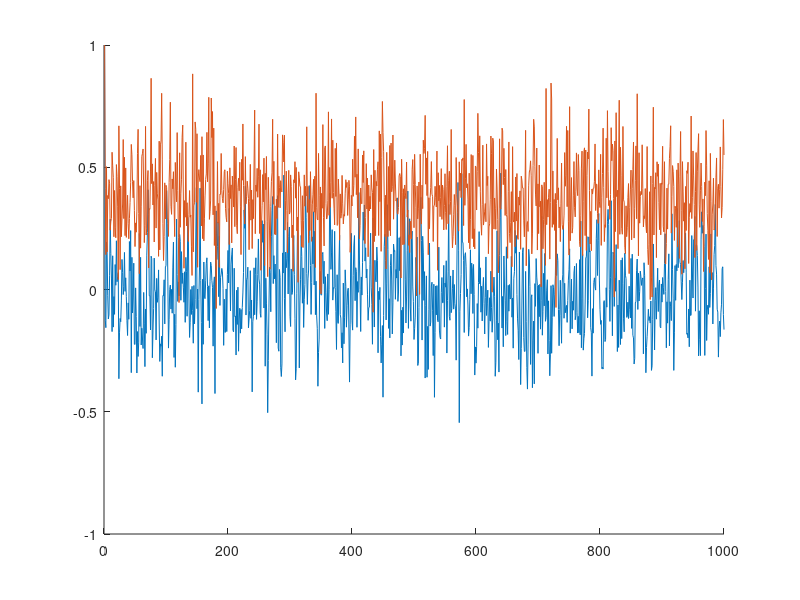
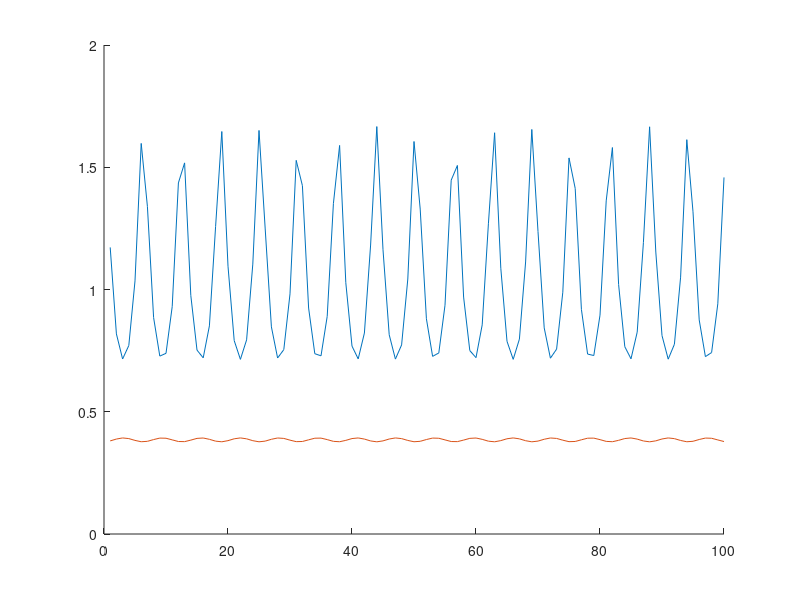
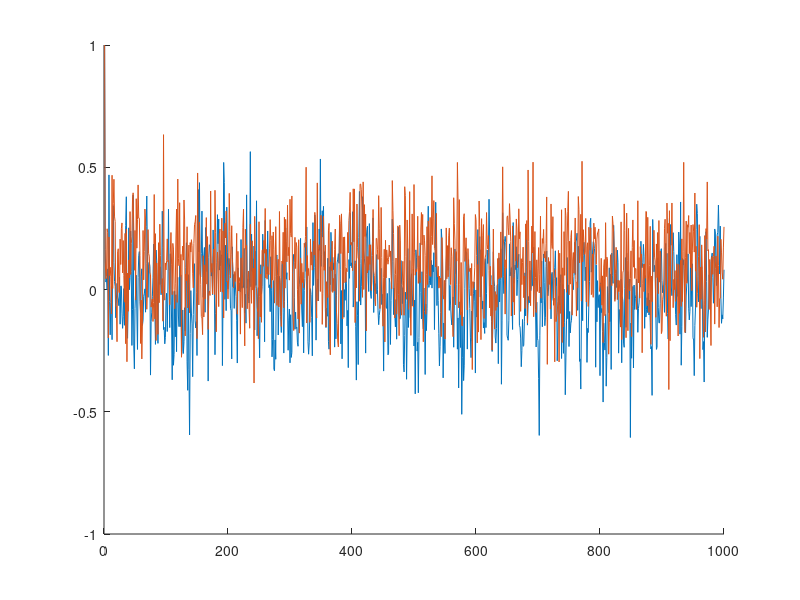

The MATLAB source for these figures, in order:
##==============================================================================
## (a) Design filter

rng(1);                                                                         # Seed random number generator

## Parametors
a1 = -0.7;
a2 = 0.12;
sv = 0.1;
sn = 0.16;

## Calculate r values
r0 = (1+a2)/(1-a2) * (sv)/((1+a2)^2 - a1^2);
r1 = -a1/(1+a2)*r0;

## Create Rzz matrix
Rnn = sn*eye(2);
Ruu = [r0 r1;
       r1 r0];
Rzz = Rnn + Ruu;

## Calculate p vector
p    = [0;0];
p(1) = r0 - 0.4*r1;
p(2) = r1 - 0.4*r0;

## Solve for coefficients
h = inv(Rzz)*p

##==============================================================================
## (b) Simulate
x0 = 1;
N  = 1000;
t  = [1:N];

## Propagate d
d = [];
d = [d, x0];

for i = 2:N
  d = [d, 0.3*d(i-1) + random("normal",0,sn,[1,1])];
end

## Propagate dhat
dh = [];
dh = [dh, x0];

for i = 2:N
  dh = [dh, h(1) + h(2)*dh(i-1) + random("normal", 0, sn, [1,1])];
end

## Plot responses
clf reset;
hold on;
plot(t,d)
plot(t,dh)
hold off;

##==============================================================================
## (c) Plot frequency response
t = 1:100;
figure;
hold on;

Hc = [];
He = [];

for i = t
  Hc = [Hc, norm(1/(1-0.4*exp(-i*1j)))];
  He = [He, norm(h(1) + h(2)*exp(-i.*1j))];
end

plot(t,Hc);
plot(t,He);

hold off;

##==============================================================================
## (c) Plot frequency response
x0 = 1;
N  = 1000;
t  = [1:N];

## Propagate d
d = [];
d = [d, x0];

for i = 2:N
  d = [d, 0.3*d(i-1) + random("normal",0,sn,[1,1])];
end

## Propagate dhat
dh = [];
dh = [dh, x0];

for i = 2:N
  dh = [dh, 0.25*h(1) + h(2)*0.5*dh(i-1) + random("normal", 0, sn, [1,1])];
end

## Plot responses
figure;
hold on;
plot(t,d)
plot(t,dh)
hold off;

## close all;
